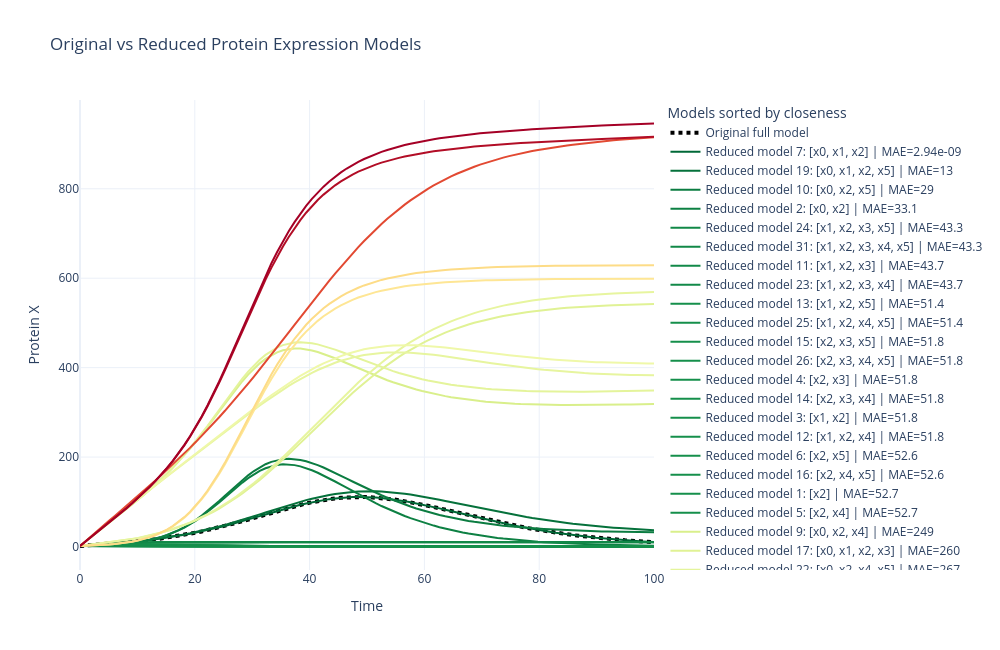

Notebook code for this chart:
### Markdown cell above
> **Interactive Plotly note:** The next figure is interactive in Visual Studio Code (VS Code) or another Jupyter front end. GitHub does not reliably render interactive Plotly output, so a static Matplotlib equivalent is included immediately afterward.

### Code cell
from autoreduce.utils.reduction import get_reducible, get_ODE
import numpy as np
import plotly.graph_objects as go
import matplotlib.pyplot as plt

# Solve original full model
sys_ode = get_ODE(sys, timepoints_ode)
orig_sol = sys_ode.solve_system().T

# Original output: y = Cx
orig_output = np.ravel(np.array(C) @ orig_sol)

reduced_results = []

for i, model in enumerate(reduced_models):
    try:
        red_ode = get_ODE(model, timepoints_ode)
        red_sol = red_ode.solve_system().T

        # reduced output
        red_C = np.array(model.C)
        red_output = np.ravel(red_C @ red_sol)

        # compare to original
        mae = np.mean(np.abs(orig_output - red_output))

        reduced_results.append({
            "name": f"Reduced model {i+1}: {model.x}",
            "model": model,
            "output": red_output,
            "mae": mae
        })

    except Exception as e:
        print(f"Reduced model {i+1} failed: {model.x}")
        print(e)

# Sort best to worst
reduced_results = sorted(reduced_results, key=lambda d: d["mae"])

# Color by error
mae_values = [r["mae"] for r in reduced_results]

norm = plt.Normalize(min(mae_values), max(mae_values))
cmap = plt.cm.get_cmap("RdYlGn_r")  # green = closer, red = worse

fig = go.Figure()

# Original model as dotted black reference
fig.add_trace(
    go.Scatter(
        x=timepoints_ode,
        y=orig_output,
        mode="lines",
        name="Original full model",
        line=dict(color="black", dash="dot", width=4)
    )
)

# Add reduced models in sorted order
for r in reduced_results:
    rgba = cmap(norm(r["mae"]))
    color = (
        f"rgb({int(rgba[0]*255)},"
        f"{int(rgba[1]*255)},"
        f"{int(rgba[2]*255)})"
    )

    fig.add_trace(
        go.Scatter(
            x=timepoints_ode,
            y=r["output"],
            mode="lines",
            name=f"{r['name']} | MAE={r['mae']:.3g}",
            line=dict(color=color, width=2)
        )
    )

fig.update_layout(
    title="Original vs. Reduced SEIRVD Models: Infected Population (I)",
    xaxis_title="Time",
    yaxis_title="Infected population, I",
    legend_title="Reduced models sorted by MAE",
    template="plotly_white",
    width=1000,
    height=650
)

fig.show()
